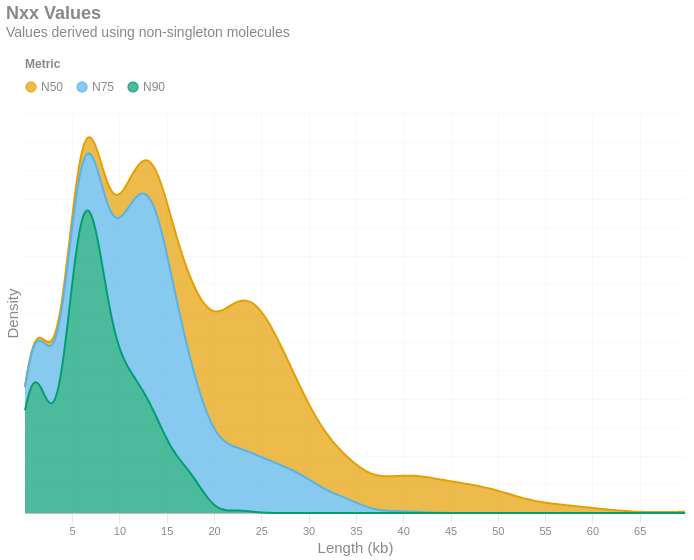

Here is the notebook cell this chart was saved with:
### Markdown cell above
## Library Performance
### NX metrics

The **NX** metrics (e.g. **N50**) tend to be useful for understanding centrality for molecule length in genomic contexts.
With your linked-read sequences aligned to a reference genome, you can make inferences about the lengths of the original molecules from which linked-read fragments were derived. These are the distributions of three common NX metrics (N50, N75, N90) across all samples are given below.

### Code cell
selection = alt.selection_point(fields=['Nxx'], bind='legend')

with SafeRender(aggregate_df):
    (
        alt.Chart(aggregate_df[['Sample', 'N50', 'N75', 'N90']])
        .transform_fold(
            ['N50', 'N75', 'N90'],
            as_=['Nxx', 'value']
        )
        .transform_density(
            'value',
            groupby=['Nxx'],
            as_=['value', 'density']
        )
        .mark_area(interpolate = "basis")
        .encode(
            x=alt.X('value:Q', bin = "binned").axis(title='Length (kb)', labelExpr='datum.value / 1000'),
            y=alt.Y('density:Q', title='Density').axis(labels = False),
            color=alt.Color('Nxx:N', title='Metric').scale(domain = ['N50','N75','N90'])
        )
        .transform_filter(selection)
        .add_params(selection)
        .configure_legend(orient = "top")
        .properties(
            title=alt.Title('Nxx Values', subtitle = 'Values derived using non-singleton molecules'),
            usermeta={'embedOptions': {'downloadFileName': f'alignments.nxx'}}
        )
    ).display()

### Figure 1 — Vega-Lite specification as saved in the notebook (floating-point values rounded to 4 significant figures; data arrays with more than 128 entries replaced by an {"elided": "..."} marker saying what was removed)
{"width": "container", "height": 400, "config": {"title": {"anchor": "start", "dy": -15, "fontSize": 18, "color": "#888888", "subtitleColor": "#888888", "subtitleFontSize": 14}, "arc": {"fill": "#0072B2"}, "axis": {"domainColor": "#888888", "domainWidth": 0.5, "gridWidth": 0.2, "grid": false, "titleFontWeight": 400, "titleFontSize": 15, "labelFontSize": 11, "labelColor": "#888888", "tickColor": "#888888", "tickWidth": 0.2, "titleColor": "#888888"}, "axisBand": {"grid": false}, "axisX": {"grid": true, "tickSize": 10, "domainCap": "round"}, "axisY": {"domain": false, "grid": true, "tickSize": 0, "domainCap": "round"}, "background": "transparent", "header": {"labelFontSize": 15, "labelColor": "#888888", "titleFontSize": 15, "titleFontWeight": 600, "titleColor": "#888888"}, "legend": {"labelFont": "sans-serif", "labelFontSize": 12, "labelColor": "#888888", "symbolSize": 100, "symbolType": "circle", "titleFontSize": 12, "titlePadding": 10, "titleColor": "#888888", "title": null, "orient": "top"}, "range": {"category": ["#E69F00", "#56B4E9", "#009E73", "#F0E442", "#0072B2", "#D55E00", "#CC79A7", "#000000"], "diverging": ["#cfe8f3", "#a2d4ec", "#73bfe2", "#46abdb", "#1696d2", "#12719e"]}, "area": {"fill": "#0072B2", "fillOpacity": 0.7, "line": true, "strokeOpacity": 0.7}, "line": {"color": "#0072B2", "stroke": "#0072B2", "strokeWidth": 2}, "trail": {"color": "#0072B2", "stroke": "#0072B2", "strokeWidth": 0, "size": 1}, "point": {"filled": true, "fillOpacity": 1.0, "size": 95}, "text": {"color": "#888888", "fontSize": 11, "align": "right", "fontWeight": 400, "size": 11}, "bar": {"fill": "#0072B2", "stroke": null}, "view": {"stroke": null, "continuousWidth": 660, "continuousHeight": 400}}, "data": {"name": "data-507857d91c34b1b9e2fa65c2d3078b22"}, "mark": {"type": "area", "interpolate": "basis"}, "encoding": {"color": {"field": "Nxx", "scale": {"domain": ["N50", "N75", "N90"]}, "title": "Metric", "type": "nominal"}, "x": {"axis": {"title": "Length (kb)", "labelExpr": "datum.value / 1000"}, "bin": "binned", "field": "value", "type": "quantitative"}, "y": {"axis": {"labels": false}, "field": "density", "title": "Density", "type": "quantitative"}}, "params": [{"name": "param_9eafa23d14869b31", "select": {"type": "point", "fields": ["Nxx"]}, "bind": "legend"}], "title": {"text": "Nxx Values", "subtitle": "Values derived using non-singleton molecules"}, "transform": [{"fold": ["N50", "N75", "N90"], "as": ["Nxx", "value"]}, {"density": "value", "groupby": ["Nxx"], "as": ["value", "density"]}, {"filter": {"param": "param_9eafa23d14869b31"}}], "usermeta": {"embedOptions": {"downloadFileName": "alignments.nxx"}}, "$schema": "https://vega.github.io/schema/vega-lite/v6.1.0.json", "datasets": {"data-507857d91c34b1b9e2fa65c2d3078b22": {"elided": "351 records"}}}
